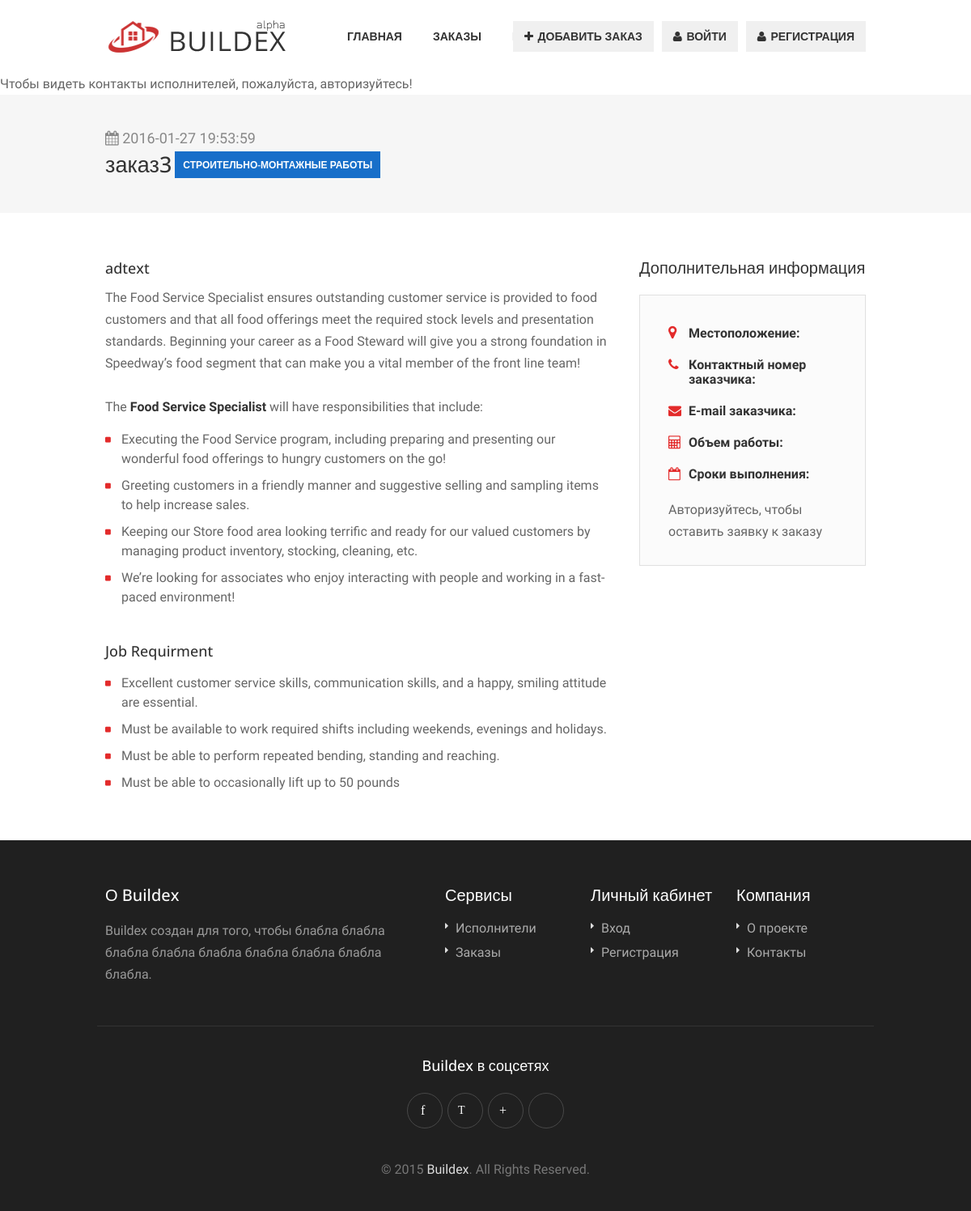
The app's page /order-page.php?id=6, older data.
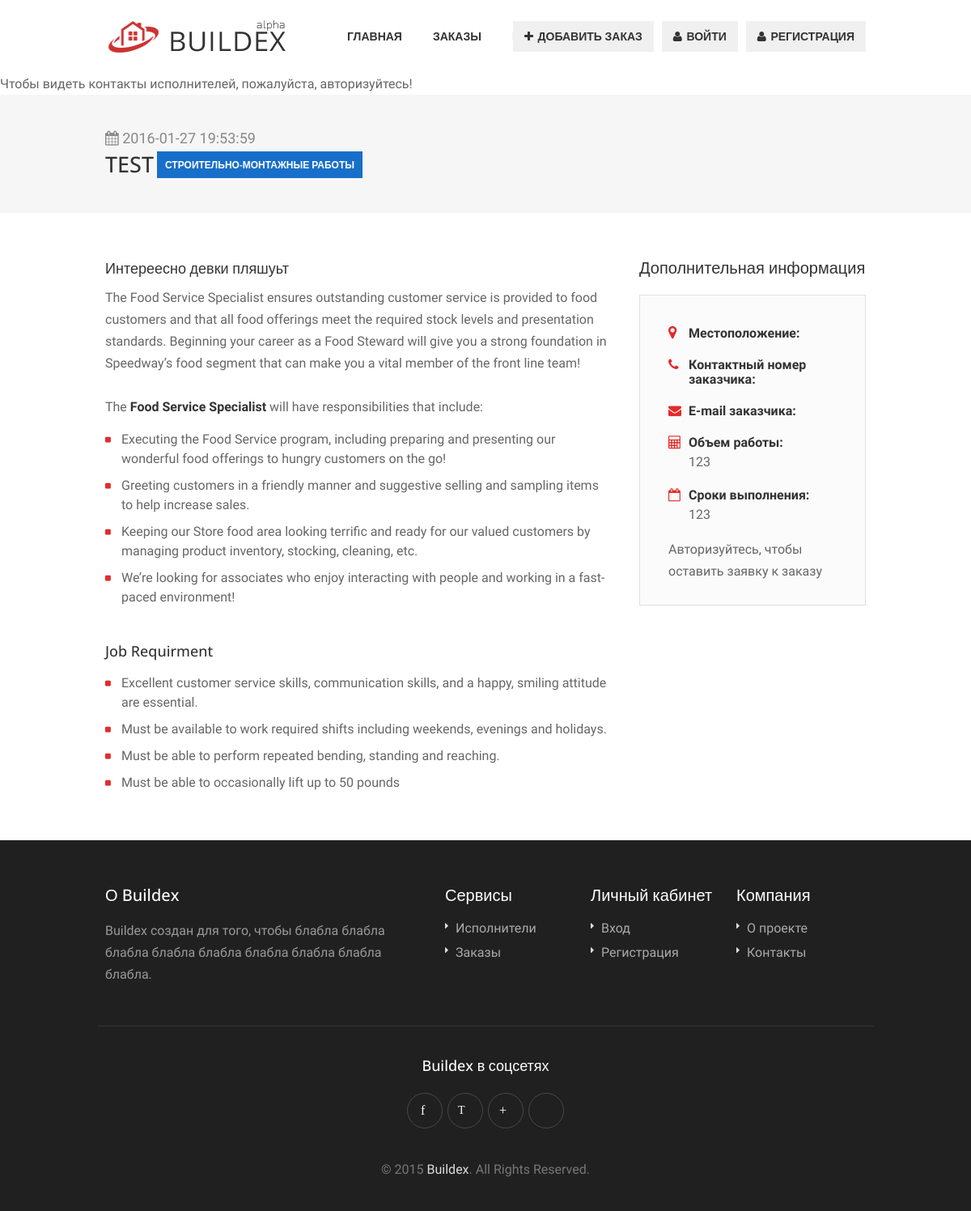
The same page, newer data.
### tables this page shows
CREATE TABLE IF NOT EXISTS `ads` (
  `id` int(11) NOT NULL AUTO_INCREMENT,
  `userid` int(11) NOT NULL,
  `type` int(11) NOT NULL,
  `firstid` int(11) NOT NULL,
  `secid` int(11) NOT NULL,
  `thirdid` int(11) NOT NULL,
  `title` varchar(256) NOT NULL,
  `adtext` text NOT NULL,
  `workload` varchar(256) NOT NULL,
  `term` varchar(256) NOT NULL,
  `applications` int(11) NOT NULL,
  `date` timestamp NOT NULL DEFAULT CURRENT_TIMESTAMP,
  `regionid` int(11) NOT NULL,
  PRIMARY KEY (`id`)
);

CREATE TABLE IF NOT EXISTS `categories` (
  `id` int(11) NOT NULL AUTO_INCREMENT,
  `first` varchar(256) NOT NULL,
  `sec` varchar(256) NOT NULL,
  `third` varchar(256) NOT NULL,
  PRIMARY KEY (`id`)
);

### lib/db.php (called while the page is built, shortened)
<?php
function SelectFirstFromDB($sql)
{
	$result = mysql_query ($sql);
	if($row = mysql_fetch_assoc($result))
		return $row;
	return  false;
}

### order-page.php (the view, shortened to what this page needs)
<!DOCTYPE html>
<html lang="ru">
<head>
<link rel="stylesheet" href="css/style.css">
<link rel="stylesheet" href="css/colors/red.css" id="colors">
</head>
<body>
<div id="wrapper">
<?php
 include("blocks/header-out.php");
 if(isset($_REQUEST['id']))
 {
    $id=$_REQUEST['id'];
    $myrow=SelectFirstFromDB("SELECT * FROM (ads CROSS JOIN categories ON ads.firstid = categories.id)
                                CROSS JOIN regions ON regions.id=ads.regionid
                                CROSS JOIN users ON users.id=ads.userid
                                WHERE ads.id =$id");
    if(!isset($_SESSION['userid'])){
                 $access=FALSE;?>
             <span>
                 Чтобы видеть контакты исполнителей, пожалуйста, авторизуйтесь!</span>
             <?}
             else{$access=TRUE;}
 }           ?>
<div id="titlebar">
	<div class="container">
		<div class="ten columns">
			<span> <i class="fa fa-calendar"> </i> <?echo $myrow["date"]; ?></span>
			<h2><?echo $myrow["title"]; ?><span class="full-time"><?echo $myrow["first"]; ?></span></h2>
		</div>
	</div>
</div>
<div class="container">
	<div class="eleven columns">
	<div class="padding-right">
		<h4 class="margin-bottom-5"><?echo $myrow["adtext"]; ?></h4>
		<p class="margin-reset">
			The Food Service Specialist ensures outstanding customer service is provided to food customers and that all food offerings meet the required stock levels and presentation standards. Beginning your career as a Food Steward will give you a strong foundation in Speedway’s food segment that can make you a vital member of the front line team!
		</p>
		<br>
		<p>The <strong>Food Service Specialist</strong> will have responsibilities that include:</p>
		<ul class="list-1">
			<li>Executing the Food Service program, including preparing and presenting our wonderful food offerings
			to hungry customers on the go!
			</li>
			<li>Greeting customers in a friendly manner and suggestive selling and sampling items to help increase sales.</li>
			<li>Keeping our Store food area looking terrific and ready for our valued customers by managing product
			inventory, stocking, cleaning, etc.</li>
			<li>We’re looking for associates who enjoy interacting with people and working in a fast-paced environment!</li>
		</ul>
		<br>
		<h4 class="margin-bottom-10">Job Requirment</h4>
		<ul class="list-1">
			<li>Excellent customer service skills, communication skills, and a happy, smiling attitude are essential.</li>
			<li>Must be available to work required shifts including weekends, evenings and holidays.</li>
			<li>Must be able to perform repeated bending, standing and reaching.</li>
			<li> Must be able to occasionally lift up to 50 pounds</li>
		</ul>
	</div>
	</div>
	<div class="five columns">
		<div class="widget">
			<h4>Дополнительная информация</h4>
			<div class="job-overview">
				<ul>
					<li>
						<i class="fa fa-map-marker"></i>
						<div>
							<strong>Местоположение:</strong>
						</div>
					</li>
					<li>
						<i class="fa fa-phone"></i>
						<div>
							<strong>Контактный номер заказчика:</strong>
						</div>
					</li>
					<li>
						<i class="fa fa-envelope"></i>
						<div>
							<strong>E-mail заказчика:</strong>
						</div>
					</li>
					<li>
						<i class="fa fa-calculator"></i>
						<div>
							<strong>Объем работы:</strong>
							<span><? echo $myrow["workload"]; ?></span>
						</div>
					</li>
					<li>
						<i class="fa fa-calendar-o"></i>
						<div>
							<strong>Сроки выполнения:</strong>
							<span><? echo $myrow["term"]; ?></span>
						</div>
					</li>
				</ul>
                <?
				    if(isset($_SESSION['userid'])){ ?>
                    <a href="#small-dialog2" class="popup-with-zoom-anim button">Оставить заявку</a>
				<div id="small-dialog2" class="zoom-anim-dialog apply-popup mfp-hide">
					<div class="small-dialog-headline">
						<h2>Оставить заявку к заказу</h2>
					</div>
					<div class="small-dialog-content">
						<form action="applications" method="post">
							<INPUT TYPE=hidden NAME="action" VALUE="appwrite">
							<textarea NAME="text" placeholder="Можете оставить сообщение к заявке"></textarea>
                            <INPUT TYPE=hidden NAME="adid" VALUE="<?echo $myrow["id"];?>">
                            <INPUT TYPE=hidden NAME="clid" VALUE="<?echo $_SESSION["userid"];?>">
							<div class="clearfix"></div>
							<button class="send">Оставить заявку</button>
						</form>
					</div>
				</div>
               <?}
               else{?><span>Авторизуйтесь, чтобы оставить заявку к заказу</span> <?}
               ?>
			</div>
		</div>
	</div>
</div>
</div>
<?php include("blocks/footer-out.php"); ?>
</body>
</html>

### blocks/header-out.php (shortened to what this page needs)
<?
require_once(LIBPATH."db.php");
if(isset($_SESSION['userid']))
{
	$id=$_SESSION['userid'];
    if(!isset($_SESSION['type']))
    {
        $arr=SelectFirstFromDB("SELECT type from users where id=$id");
        $_SESSION['type']=$arr['type'];
    }
    if($_SESSION['type']!=FALSE)
    {
        if($_SESSION['type']=="cust")
        {
            include(TMPALATEPATH."header-cl.php");
        }
        if($_SESSION['type']=="perf")
        {
            include(TMPALATEPATH."header-perf.php");
        }
        if($_SESSION['type']=="admin")
        {
             include(TMPALATEPATH."header-adm.php");
        }
    }
    else
    {
        ?><script>alert('Не указан тип пользователя, либо пользователя не существует!');</script><?
    }
}
else{
?>
<header>
<div class="container" >
	<div class="sixteen columns" >
		<div id="logo">
			<h1><a href="main"><img src="images/logo.png" alt="" /></a></h1>
		</div>
		<nav id="navigation" class="menu">
			<ul id="responsive">
				<li><a href="main">Главная</a>
				</li>
				<li><a href="orders">Заказы</a>
				</li>
				<li><a href="performers">Исполнители</a>
				</li>
			</ul>
			<ul class="responsive float-right">
				<li><a href="add-order"><i class="fa fa-plus"></i> Добавить заказ</a></li>
				<li><a href="#small-dialog" class="popup-with-zoom-anim button"><i class="fa fa-user"></i> Войти</a></li>
				<li><a href="registration"><i class="fa fa-user"></i> Регистрация</a></li>
			</ul>
		</nav>
	</div>
</div>
</header>
<?}?>

### blocks/footer-out.php (shortened to what this page needs)
<div id="footer">
	<div class="container">
		<div class="seven columns">
			<h4>О Buildex</h4>
			<p>Buildex создан для того, чтобы блабла блабла блабла блабла блабла блабла блабла блабла блабла.</p>
		</div>
		<div class="three columns">
			<h4>Сервисы</h4>
			<ul class="footer-links">
				<li><a href="#">Исполнители</a></li>
				<li><a href="#">Заказы</a></li>
			</ul>
		</div>
		<div class="three columns">
			<h4>Личный кабинет</h4>
			<ul class="footer-links">
				<li><a href="#">Вход</a></li>
				<li><a href="#">Регистрация</a></li>
			</ul>
		</div>
		<div class="three columns">
			<h4>Компания</h4>
			<ul class="footer-links">
				<li><a href="index-4.html#">О проекте</a></li>
				<li><a href="index-4.html#">Контакты</a></li>
			</ul>
		</div>
	</div>
	<div class="container">
		<div class="footer-bottom">
			<div class="sixteen columns">
				<h4>Buildex в соцсетях</h4>
				<ul class="social-icons">
					<li><a class="facebook" href="#"><i class="icon-facebook"></i></a></li>
					<li><a class="twitter" href="#"><i class="icon-twitter"></i></a></li>
					<li><a class="gplus" href="#"><i class="icon-vk"></i></a></li>
					<li><a class="vk" href="#"><i class="icon-linkedin"></i></a></li>
				</ul>
				<div class="copyrights">© 2015 <a href="#">Buildex</a>. All Rights Reserved.</div>
			</div>
		</div>
	</div>
</div>

### css/colors/red.css (style rules this page uses)
#current, a.button.gray.app-link.opened, ul.float-right li a:hover, .menu ul li.sfHover a.sf-with-ul, .menu ul li a:hover, a.menu-trigger:hover, #jPanelMenu-menu li a:hover, .search-container button, .upload-btn, button, input[type="button"], input[type="submit"], a.button, .upload-btn:hover, #titlebar.photo-bg a.button.white:hover, a.button.dark:hover, #backtotop a:hover, .mfp-close:hover, .tabs-nav li.active a, .ui-accordion .ui-accordion-header-active:hover, .ui-accordion .ui-accordion-header-active, .highlight.color, .plan.color-2 .plan-price, .plan.color-2 a.button, .tp-leftarrow:hover, .tp-rightarrow:hover, .pagination ul li a.current-page, .pagination .current, .pagination ul li a:hover, .pagination-next-prev ul li a:hover, .infobox, .hover-icon, .comment-by a.reply:hover, .chosen-container .chosen-results li.highlighted, .chosen-container-multi .chosen-choices li.search-choice, .list-search button, .checkboxes input[type=checkbox]:checked + label:before { background-color: #e32b2b; }
a, table td.title a:hover, table.manage-table td.action a:hover, #breadcrumbs ul li a:hover, #titlebar span.icons a:hover, .counter-box i, .counter, #popular-categories li a i, .list-1 li:before, .dropcap, .resume-titlebar span a:hover i, .resumes-list-content h4, .job-overview ul li i, .company-info span a:hover, .infobox a:hover, .meta-tags span a:hover, .widget-text h5 a:hover, .app-content .info span , .app-content .info ul li a:hover { color: #e32b2b; }

### css/base.css (style rules this page uses)
html, body, div, span, applet, object, iframe, h1, h2, h3, h4, h5, h6, p, blockquote, pre, a, abbr, acronym, address, big, cite, code, del, dfn, em, img, ins, kbd, q, s, samp, small, strike, strong, sub, sup, tt, var, b, u, i, center, dl, dt, dd, ol, ul, li, fieldset, form, label, legend, table, caption, tbody, tfoot, thead, tr, th, td, article, aside, canvas, details, embed, figure, figcaption, footer, header, hgroup, menu, nav, output, ruby, section, summary, time, mark, audio, video { margin: 0; padding: 0; border: 0; font-size: 100%; font: inherit; vertical-align: baseline; }
article, aside, details, figcaption, figure, footer, header, hgroup, menu, nav, section { display: block; }
body { line-height: 1; }
ol, ul { list-style: none; }
body { background-color: #fff; font-size: 16px; line-height: 27px; color: #666; -webkit-font-smoothing: antialiased; -webkit-text-size-adjust: 100%; overflow-x: hidden; }
#wrapper { background-color: #fff; }
body, input[type="text"], input[type="password"], input[type="email"], input[type="number"], textarea, .widget-text h5, h3.centered-headline span, select { font-family: "Exo 2", "Lato", "HelveticaNeue", "Helvetica Neue", Helvetica, Arial, sans-serif; }
h1, h2, h3, h4, h5, h6, .button, input[type="button"], input[type="submit"], button, #navigation, .infobox a, .pagination-container, .upload-btn, .skills span, .app-content .info span, .tabs-nav li a, .reply, .ui-accordion .ui-accordion-header, .trigger a, .caption.title, .caption .slider-button, .counter, .counter-box i, a.menu-trigger, #style-switcher h2, .resume-table strong { font-family: "Open Sans", "Montserrat", "HelveticaNeue", "Helvetica Neue", Helvetica, Arial, sans-serif; }
.margin-reset { margin: 0 !important; }
.margin-bottom-5 { margin-bottom: 5px !important; }
.margin-bottom-10 { margin-bottom: 10px !important; }
img, object, video { height: auto; display: block; }
img { width: auto; border: 0; -ms-interpolation-mode: bicubic; max-width: 100%; }
h1, h2, h3, h4, h5, h6 { color: #333; font-weight: 500; }
h1 a, h2 a, h3 a, h4 a, h5 a, h6 a { font-weight: inherit; }
h1 { font-size: 30px; line-height: 54px; }
h2 { font-size: 25px; line-height: 48px; }
h4 { font-size: 18px; line-height: 36px; }
p { margin: 0 0 15px 0; }
strong { font-weight: 700; color: #333; }
a { color: #505050; text-decoration: none; outline: 0; -webkit-transition: color 0.2s ease-in-out; -moz-transition: color 0.2s ease-in-out; -o-transition: color 0.2s ease-in-out; -transition: color 0.2s ease-in-out; }
ul, ol { margin: 0; }
ul { list-style: none outside; }
li { line-height: 18px; }

Row changes from the older to the newer data that the page shows:
changed ads "СТРОИТЕЛЬНО-МОНТАЖНЫЕ РАБОТЫ": title "заказ3" → "TEST"; adtext "adtext" → "Интереесно девки пляшуьт"; workload (not shown) → "123"; term (not shown) → "123"
